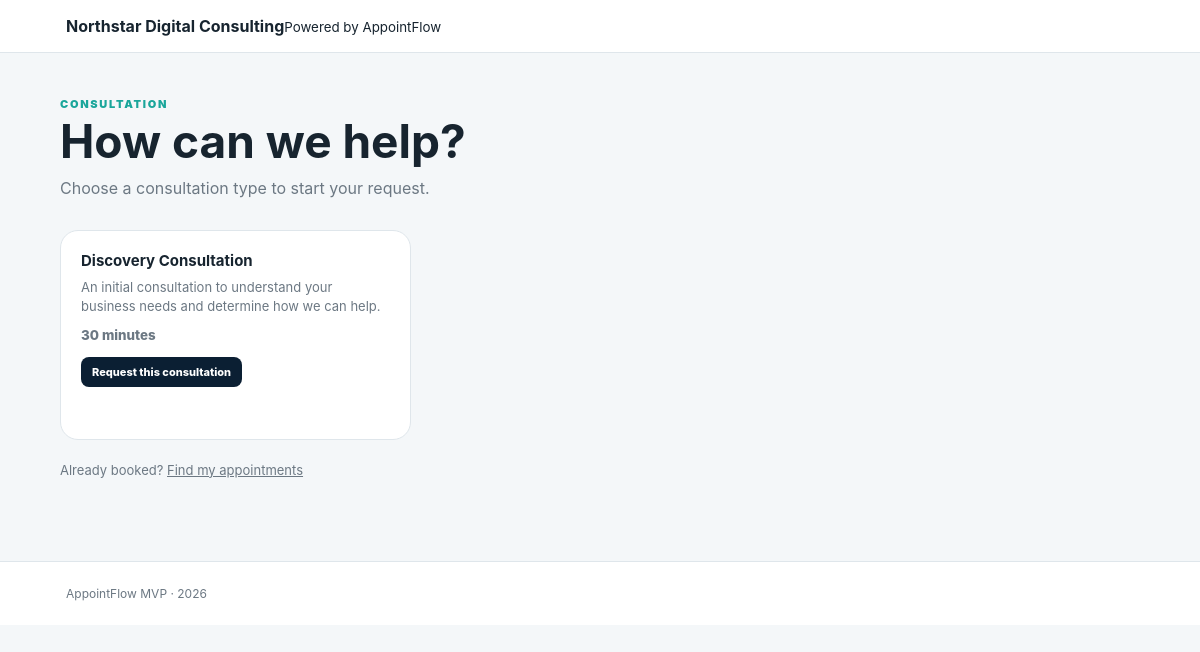
Page /public_booking/index.php?business=northstar-digital-consulting on the committed database.
### tables this page shows
CREATE TABLE `workspaces` (
  `id` bigint(20) UNSIGNED NOT NULL,
  `name` varchar(150) NOT NULL,
  `email` varchar(255) NOT NULL,
  `phone` varchar(50) DEFAULT NULL,
  `timezone` varchar(64) NOT NULL DEFAULT 'Asia/Manila',
  `booking_slug` varchar(120) NOT NULL,
  `status` enum('active','suspended') NOT NULL DEFAULT 'active',
  `created_at` datetime NOT NULL DEFAULT current_timestamp(),
  `updated_at` datetime NOT NULL DEFAULT current_timestamp() ON UPDATE current_timestamp()
);

CREATE TABLE `services` (
  `id` bigint(20) UNSIGNED NOT NULL,
  `workspace_id` bigint(20) UNSIGNED NOT NULL,
  `name` varchar(150) NOT NULL,
  `description` text DEFAULT NULL,
  `duration_minutes` int(10) UNSIGNED NOT NULL,
  `buffer_before_minutes` int(10) UNSIGNED NOT NULL DEFAULT 0,
  `buffer_after_minutes` int(10) UNSIGNED NOT NULL DEFAULT 0,
  `active` tinyint(1) NOT NULL DEFAULT 1,
  `created_at` datetime NOT NULL DEFAULT current_timestamp(),
  `updated_at` datetime NOT NULL DEFAULT current_timestamp() ON UPDATE current_timestamp()
);

### app/config.php (called while the page is built, shortened)
<?php
function appUrl(string $path = ''): string
{
    $base = rtrim(APP_BASE_PATH, '/');
    $path = '/' . ltrim($path, '/');
    return $base . $path;
}

### app/security.php (called while the page is built, shortened)
<?php
function h(mixed $value): string
{
    return htmlspecialchars((string)$value, ENT_QUOTES | ENT_SUBSTITUTE, 'UTF-8');
}

### app/helpers.php (called while the page is built, shortened)
<?php
require_once __DIR__ . '/config.php';
require_once __DIR__ . '/security.php';
function prettyUrlsEnabled(): bool
{
    return !defined('APP_PRETTY_URLS') || (bool)APP_PRETTY_URLS;
}
function inquiryUrl(string $slug, ?int $serviceId = null): string
{
    if (prettyUrlsEnabled()) {
        return appUrl('book/' . rawurlencode($slug) . '/request' . ($serviceId ? '/' . $serviceId : ''));
    }
    return appUrl('public_booking/inquiry.php?business=' . rawurlencode($slug) . ($serviceId ? '&service=' . $serviceId : ''));
}
function findAppointmentsUrl(string $slug): string
{
    return prettyUrlsEnabled()
        ? appUrl('book/' . rawurlencode($slug) . '/my-appointments')
        : appUrl('public_booking/find.php?business=' . rawurlencode($slug));
}

### public_booking/index.php (the view, shortened to what this page needs)
<?php
require_once __DIR__ . '/../app/config.php';
require_once __DIR__ . '/../app/security.php';
require_once __DIR__ . '/../app/helpers.php';
$pdo = db();
$slug = trim((string)($_GET['business'] ?? ''));
$stmt = $pdo->prepare('SELECT id,name,email,phone,timezone,booking_slug,status FROM workspaces WHERE booking_slug=? LIMIT 1');
$stmt->execute([$slug]);
$workspace = $stmt->fetch();
$stmt = $pdo->prepare('SELECT id,name,description,duration_minutes FROM services WHERE workspace_id=? AND active=1 ORDER BY name ASC, id ASC');
$stmt->execute([(int)$workspace['id']]);
$services = $stmt->fetchAll();
?>
<!doctype html><html lang="en"><head><link rel="stylesheet" href="<?= h(appUrl('assets/css/app.css')) ?>"></head>
<body><header class="public-topbar"><div><strong><?= h($workspace['name']) ?></strong><small>Powered by AppointFlow</small></div></header><main class="page-shell"><section class="page-heading"><div><p class="eyebrow">CONSULTATION</p><h1>How can we help?</h1><p>Choose a consultation type to start your request.</p></div></section><section class="feature-grid public-service-grid"><?php if (!$services): ?><div class="empty-state" style="grid-column:1/-1"><strong>No active consultation types yet.</strong><p>Please check back later.</p></div><?php else: ?><?php foreach ($services as $service): ?><article class="feature public-service-card"><strong><?= h($service['name']) ?></strong><span><?= h($service['description'] ?: 'Professional consultation with the team.') ?></span><small><?= (int)$service['duration_minutes'] ?> minutes</small><div style="margin-top:14px"><a class="button small" href="<?= h(inquiryUrl($slug, (int)$service['id'])) ?>">Request this consultation</a></div></article><?php endforeach; ?><?php endif; ?></section><p class="muted" style="margin-top:22px">Already booked? <a href="<?= h(findAppointmentsUrl($slug)) ?>">Find my appointments</a></p></main><footer class="site-footer">AppointFlow MVP · <?= date('Y') ?></footer></body></html>

### assets/css/app.css (style rules this page uses)
* { box-sizing:border-box }
:root { --navy:#0b1f33;--teal:#1aa69b;--ink:#17242f;--muted:#6c7883;--line:#dfe6eb;--paper:#ffffff;--bg:#f4f7f9;--gold:#e8c84a;--danger:#a13f3f }
body { margin:0;font-family:Inter,system-ui,-apple-system,BlinkMacSystemFont,"Segoe UI",sans-serif;background:var(--bg);color:var(--ink) }
a { color:inherit }
.topbar,.public-topbar { display:flex;justify-content:space-between;align-items:center;gap:24px;padding:16px 5.5%;background:var(--paper);border-bottom:1px solid var(--line);position:sticky;top:0;z-index:10 }
.page-shell { width:min(1180px,90%);margin:0 auto;padding:44px 0 70px }
.site-footer { padding:24px 5.5%;color:var(--muted);font-size:12px;border-top:1px solid var(--line);background:#fff }
.page-heading { display:flex;justify-content:space-between;align-items:flex-start;gap:24px;margin-bottom:28px }
.page-heading h1 { font-size:clamp(30px,4vw,46px);line-height:1.05;margin:6px 0 10px }
.page-heading p:not(.eyebrow) { margin:0;color:var(--muted);max-width:760px;line-height:1.65 }
.eyebrow { margin:0;color:var(--teal);font-size:11px;font-weight:900;letter-spacing:1.7px }
.button { display:inline-flex;align-items:center;justify-content:center;padding:12px 18px;border:0;border-radius:10px;background:var(--navy);color:#fff;text-decoration:none;font-weight:800;cursor:pointer }
.metric-card,.content-card,.feature,.hero-card { background:#fff;border:1px solid var(--line);border-radius:18px }
.muted { color:var(--muted);font-size:13px }
.feature-grid { display:grid;grid-template-columns:repeat(4,1fr);gap:14px;margin-top:22px }
.feature { padding:20px }
.feature strong { display:block;font-size:15px;margin-bottom:8px }
.feature span { display:block;color:var(--muted);font-size:13px;line-height:1.5 }
.button.small { padding:8px 11px;border-radius:8px;font-size:11px }
.public-service-grid { grid-template-columns:repeat(3,1fr) }
.public-service-card { min-height:210px }
.public-service-card small { display:block;color:var(--muted);margin-top:10px;font-weight:800 }

### rows in the picture
workspaces: name "Northstar Digital Consulting"
services: name "Discovery Consultation", description "An initial consultation to understand your business needs and determine how we can help.", duration_minutes "30"
